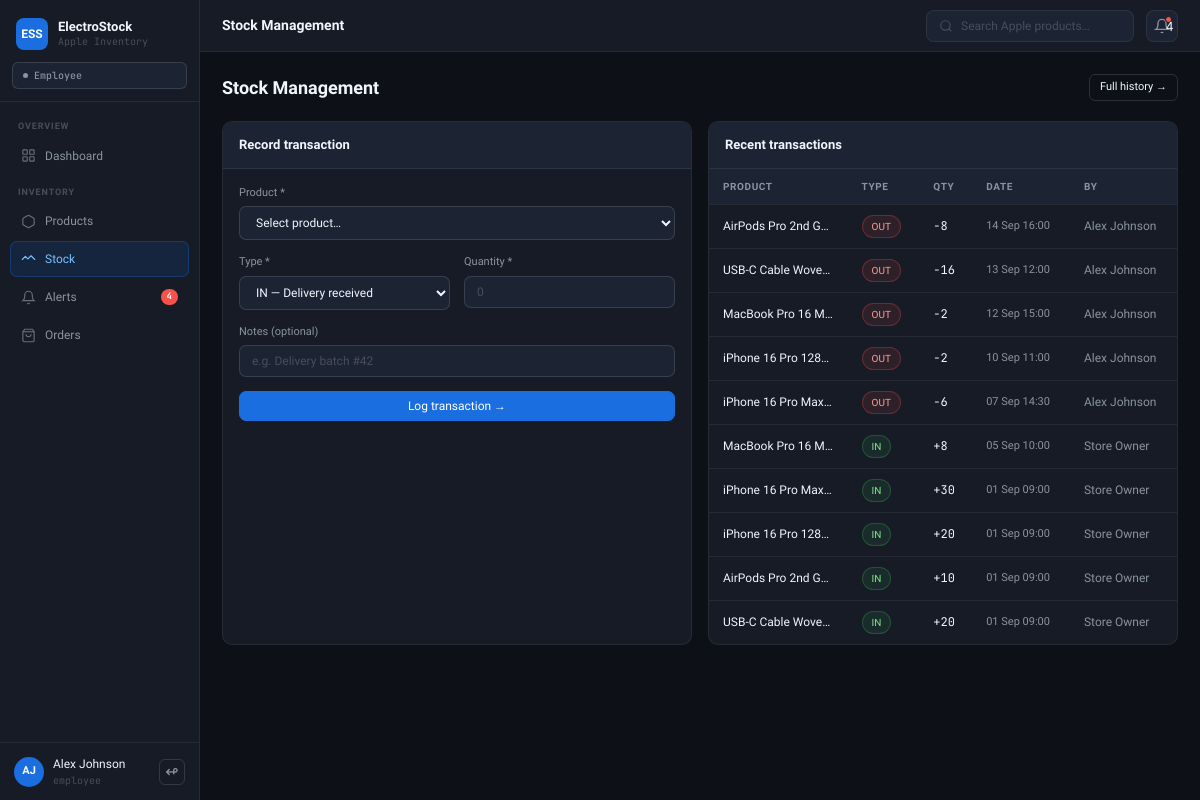
The page /stock/index.php (signed in) on the database its author committed.
### tables this page shows
CREATE TABLE stock_movements (
  id         INT AUTO_INCREMENT PRIMARY KEY,
  product_id INT  NOT NULL,
  type       ENUM('IN','OUT','ADJUSTMENT') NOT NULL,
  quantity   INT  NOT NULL,
  notes      VARCHAR(255),
  moved_by   INT  NOT NULL,
  created_at TIMESTAMP DEFAULT CURRENT_TIMESTAMP,
  FOREIGN KEY (product_id) REFERENCES products(id) ON DELETE CASCADE,
  FOREIGN KEY (moved_by)   REFERENCES users(id)    ON DELETE CASCADE
);

CREATE TABLE products (
  id          INT AUTO_INCREMENT PRIMARY KEY,
  name        VARCHAR(150) NOT NULL UNIQUE,
  sku         VARCHAR(40)  NOT NULL UNIQUE,
  category    ENUM('iPhone','Mac','iPad','Watch','Accessory') NOT NULL,
  description TEXT,
  price       DECIMAL(10,2) NOT NULL,
  quantity    INT           NOT NULL DEFAULT 0,
  min_qty     INT           NOT NULL DEFAULT 5,
  supplier    VARCHAR(100)  DEFAULT 'Apple Inc.',
  is_active   TINYINT(1)   NOT NULL DEFAULT 1,
  added_by    INT,
  created_at  TIMESTAMP    DEFAULT CURRENT_TIMESTAMP,
  updated_at  TIMESTAMP    DEFAULT CURRENT_TIMESTAMP ON UPDATE CURRENT_TIMESTAMP,
  FOREIGN KEY (added_by) REFERENCES users(id) ON DELETE SET NULL
);

CREATE TABLE users (
  id            INT AUTO_INCREMENT PRIMARY KEY,
  full_name     VARCHAR(100) NOT NULL,
  email         VARCHAR(150) NOT NULL UNIQUE,
  password_hash VARCHAR(255) NOT NULL,
  role          ENUM('store_owner','employee') NOT NULL DEFAULT 'employee',
  is_active     TINYINT(1)  NOT NULL DEFAULT 1,
  created_at    TIMESTAMP   DEFAULT CURRENT_TIMESTAMP
);

### auth/session.php (called while the page is built, shortened)
<?php
function h($s) { return htmlspecialchars((string)$s, ENT_QUOTES, 'UTF-8'); }

### stock/index.php (the view, shortened to what this page needs)
<?php
require_once "../includes/header.php";
$txns = mysqli_query($conn,
    "SELECT sm.*,p.name pn,u.full_name dby
     FROM stock_movements sm
     JOIN products p ON p.id=sm.product_id
     JOIN users u ON u.id=sm.moved_by
     ORDER BY sm.created_at DESC LIMIT 20");
?>
<div class="page-hdr"><h1>Stock Management</h1><a href="search.php" class="btn btn-outline btn-sm">Full history &rarr;</a></div>
<div class="g2">
  <div class="card">
    <div class="card-hdr"><span class="card-title">Record transaction</span></div>
    <div class="card-body">
    <form method="POST">
      <div class="fg"><label>Product *</label>
        <select name="product_id" class="fc" required>
          <option value="">Select product…</option>
        </select></div>
      <div class="form2">
        <div class="fg"><label>Type *</label>
          <select name="type" class="fc" required>
            <option value="IN">IN — Delivery received</option>
          </select></div>
        <div class="fg"><label>Quantity *</label>
          <input type="number" name="quantity" min="1" class="fc" placeholder="0" required></div>
      </div>
      <div class="fg"><label>Notes (optional)</label>
        <input type="text" name="notes" class="fc" placeholder="e.g. Delivery batch #42"></div>
      <button class="btn btn-primary w100">Log transaction &rarr;</button>
    </form>
    </div>
  </div>
  <div class="card">
    <div class="card-hdr"><span class="card-title">Recent transactions</span></div>
    <table class="tbl">
      <thead><tr><th>Product</th><th>Type</th><th>Qty</th><th>Date</th><th>By</th></tr></thead>
      <tbody>
      <?php while($tx=mysqli_fetch_assoc($txns)):
        $tc=["IN"=>"b-green","OUT"=>"b-red","ADJUSTMENT"=>"b-amber"];
        $sign=$tx["quantity"]>0?"+":"";
      ?>
      <tr>
        <td class="fw" style="max-width:130px;overflow:hidden;text-overflow:ellipsis;white-space:nowrap"><?= h($tx["pn"]) ?></td>
        <td><span class="badge <?= $tc[$tx["type"]] ?>"><?= $tx["type"] ?></span></td>
        <td class="mono"><?= $sign.$tx["quantity"] ?></td>
        <td class="muted" style="font-size:11px"><?= date("d M H:i",strtotime($tx["created_at"])) ?></td>
        <td class="muted"><?= h($tx["dby"]) ?></td>
      </tr>
      <?php endwhile; ?>
      </tbody>
    </table>
  </div>
</div>
<?php require_once "../includes/footer.php"; ?>

### assets/style.css (style rules this page uses)
:root { --bg:#0D1117;--bg2:#161B26;--bg3:#1C2333;--bg4:#232B3E; --b:rgba(255,255,255,.07);--b2:rgba(255,255,255,.13); --t1:#F0F6FC;--t2:#8B949E;--t3:#484F58; --blue:#1A6EE0;--bbg:rgba(26,110,224,.13);--bbd:rgba(26,110,224,.3); --green:#3FB950;--gbg:rgba(63,185,80,.1);--gbd:rgba(63,185,80,.28); --amber:#D29922;--abg:rgba(210,153,34,.1);--abd:rgba(210,153,34,.28); --red:#F85149;--rbg:rgba(248,81,73,.1);--rbd:rgba(248,81,73,.28); --sb:200px;--tb:52px;--r:10px;--rs:7px;--rl:14px; --font:'Sora',sans-serif;--mono:'JetBrains Mono',monospace; }
* { box-sizing:border-box;margin:0;padding:0 }
body { font-family:var(--font);background:var(--bg);color:var(--t1);font-size:13px;line-height:1.5 }
a { text-decoration:none;color:inherit }
.page-hdr { display:flex;align-items:center;gap:12px;margin-bottom:20px }
.page-hdr h1 { font-size:18px;font-weight:600;flex:1 }
.g2 { display:grid;grid-template-columns:1fr 1fr;gap:16px }
.card { background:var(--bg2);border:1px solid var(--b);border-radius:var(--r);overflow:hidden;margin-bottom:16px }
.card-hdr { display:flex;align-items:center;gap:10px;padding:13px 16px;border-bottom:1px solid var(--b);background:var(--bg3) }
.card-title { font-size:13px;font-weight:600;flex:1 }
.card-body { padding:16px }
.tbl { width:100%;border-collapse:collapse }
.tbl th { font-size:10px;font-weight:600;color:var(--t2);text-transform:uppercase;letter-spacing:.06em;padding:10px 14px;border-bottom:1px solid var(--b);text-align:left;white-space:nowrap;background:var(--bg3) }
.tbl td { padding:10px 14px;border-bottom:1px solid var(--b);font-size:12px;vertical-align:middle }
.tbl tbody tr:last-child td { border-bottom:none }
.fw { font-weight:500 }
.mono { font-family:var(--mono) }
.muted { color:var(--t2) }
.badge { display:inline-block;font-size:10px;font-weight:500;padding:3px 9px;border-radius:20px;border:1px solid;white-space:nowrap }
.b-green { background:var(--gbg);color:#7ee787;border-color:var(--gbd) }
.b-red { background:var(--rbg);color:#ffa198;border-color:var(--rbd) }
.btn { display:inline-flex;align-items:center;justify-content:center;gap:7px;padding:7px 14px;border-radius:var(--rs);font-size:12px;font-weight:500;cursor:pointer;border:1px solid transparent;font-family:var(--font);transition:all .12s;white-space:nowrap;text-decoration:none }
.btn-primary { background:var(--blue);color:#fff;border-color:var(--blue) }
.btn-outline { background:transparent;color:var(--t1);border-color:var(--b2) }
.btn-sm { padding:4px 10px;font-size:11px;border-radius:6px }
.w100 { width:100% }
.fg { margin-bottom:14px }
.fg label { font-size:11px;font-weight:500;color:var(--t2);display:block;margin-bottom:5px }
.fc { width:100%;padding:8px 12px;background:var(--bg3);border:1px solid var(--b2);border-radius:var(--rs);font-size:12px;color:var(--t1);font-family:var(--font);outline:none;transition:border-color .12s }
.fc::placeholder { color:var(--t3) }
select.fc option { background:var(--bg3) }
.form2 { display:grid;grid-template-columns:1fr 1fr;gap:14px }

### rows shown on the page
stock_movements: product.name "AirPods Pro 2nd Gen", type "OUT", quantity "-8", created_at "14 Sep 16:00", moved_by.full_name "Alex Johnson"
stock_movements: product.name "USB-C Cable Wove…", type "OUT", quantity "-16", created_at "13 Sep 12:00", moved_by.full_name "Alex Johnson"
stock_movements: product.name "MacBook Pro 16 M…", type "OUT", quantity "-2", created_at "12 Sep 15:00", moved_by.full_name "Alex Johnson"
stock_movements: product.name "iPhone 16 Pro 128…", type "OUT", quantity "-2", created_at "10 Sep 11:00", moved_by.full_name "Alex Johnson"
stock_movements: product.name "iPhone 16 Pro Max…", type "OUT", quantity "-6", created_at "07 Sep 14:30", moved_by.full_name "Alex Johnson"
stock_movements: product.name "MacBook Pro 16 M…", type "IN", quantity "+", quantity "8", created_at "05 Sep 10:00", moved_by.full_name "Store Owner"
stock_movements: product.name "iPhone 16 Pro Max…", type "IN", quantity "+", quantity "30", created_at "01 Sep 09:00", moved_by.full_name "Store Owner"
stock_movements: product.name "iPhone 16 Pro 128…", type "IN", quantity "+", quantity "20", created_at "01 Sep 09:00", moved_by.full_name "Store Owner"
stock_movements: product.name "AirPods Pro 2nd Gen", type "IN", quantity "+", quantity "10", created_at "01 Sep 09:00", moved_by.full_name "Store Owner"
stock_movements: product.name "USB-C Cable Wove…", type "IN", quantity "+", quantity "20", created_at "01 Sep 09:00", moved_by.full_name "Store Owner"

### other values the page prints
$ac "4"
initials() "AJ"
$_SESSION['name'] "Alex Johnson"
$_SESSION['role'] "employee"
$t "Stock Management"
$_ac "4"
